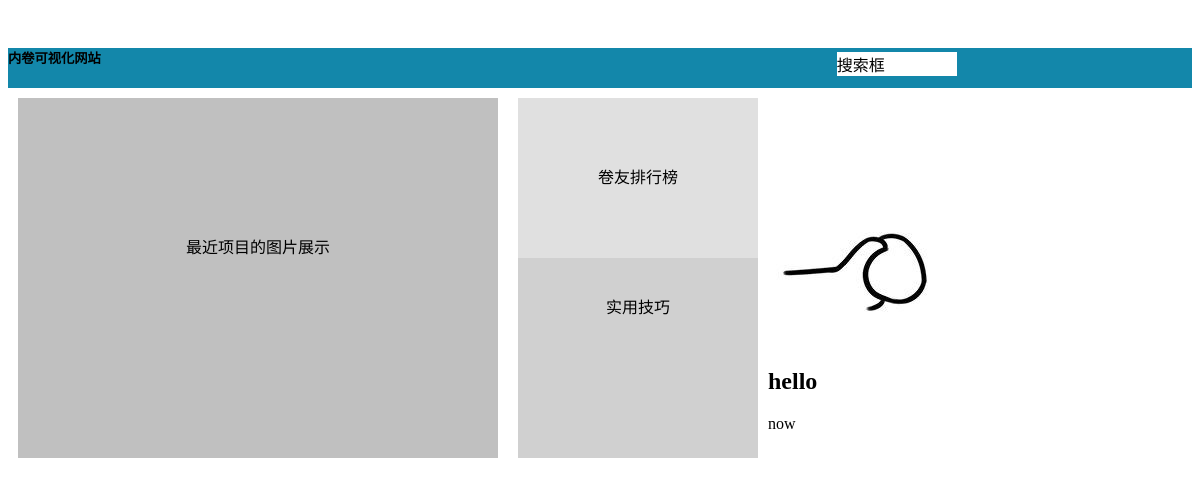
Screenshot of /firstHtml/ with the database file from the repository.
### firstHtml/models.py (models this page shows)
class ExampleModel(models.Model):
    name = models.CharField(max_length=10)
    content = MDTextField()

### firstHtml/views.py (the view)
# urls.py: path('', views.markdown_detail),
def markdown_detail(request):
    md_detail = get_object_or_404(ExampleModel, pk=1)
    md_detail.content = markdown.markdown(
        md_detail.content,
        extensions = [
            'markdown.extensions.extra',    # 用于标题、表格等基本转换
            'markdown.extensions.codehilite',   # 用于语法高亮
            'markdown.extensions.toc',  # 用于生成目录
        ]
    )
    template = get_template('firstHtml/test.html')
    context = {'md_detail': md_detail}
    response = HttpResponse(template.render(context, request))
    return response

### firstHtml/templates/firstHtml/test.html (shortened to what this page needs)
<!DOCTYPE html>
<html>
<head>
</head>
<body>
    <div id="header" class="div-a">
        <h5 style="margin-bottom:0;">内卷可视化网站</h5>
        <div id="search_frame" class="div-b">
            搜索框</div>
    </div>
    <div id="menu" class="div-c">
        最近项目的图片展示</div>
    <div id="content" class="div-d">
        卷友排行榜<div id="content" class="div-e">
            实用技巧</div>
    </div>
</body>
</html>
<div>
    {{ md_detail.content|safe }}
</div>

### firstHtml/templates/firstHtml/test.html (style rules this page uses)
.div-a { background-color: #1387aa; height: 40px; position: relative; }
.div-b { background-color: #FFFFFF; width: 120px; float: right; position: absolute; top: 10%; left: 70%; background-color: white; }
.div-c { background-color: #C0C0C0; height: 360px; width: 480px; float: left; text-align: center; line-height: 300px; margin:10px; }
.div-d { background-color: #E0E0E0; height: 360px; width: 240px; float: left; text-align: center; line-height: 160px; margin:10px; }
.div-e { background-color: #D0D0D0; height: 200px; width: 240px; float: left; text-align: center; line-height: 100px; }

### rows the page displays
ExampleModel: content (picture), content "hello now"
